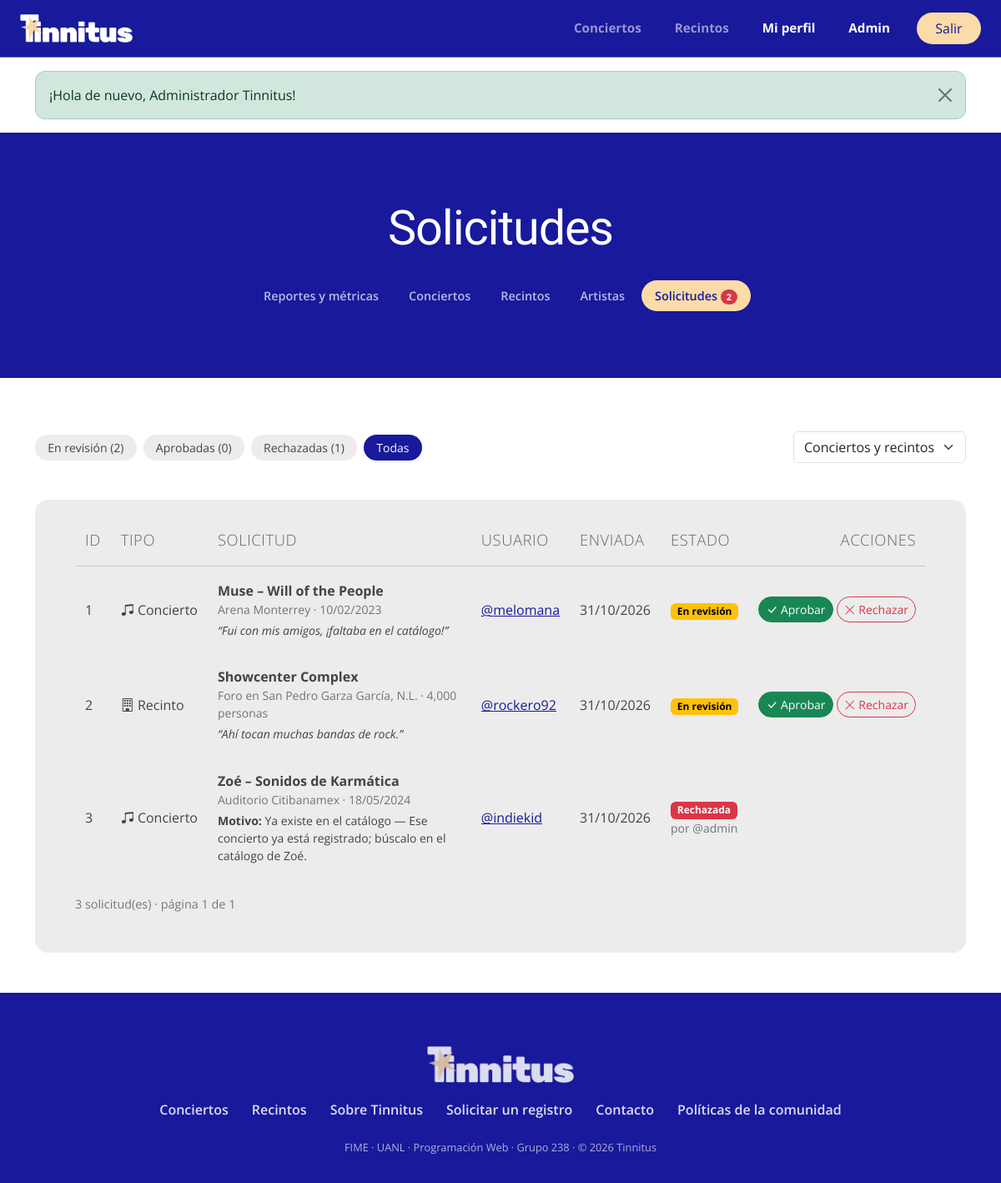
The app's page /admin-solicitudes.php?estado=todas (signed in) with its own data.
### tables this page shows
CREATE TABLE solicitudes (
    id              INT UNSIGNED AUTO_INCREMENT PRIMARY KEY,
    usuario_id      INT UNSIGNED NOT NULL,
    tipo            ENUM('concierto','recinto') NOT NULL,
    estado          ENUM('pendiente','aprobada','rechazada') NOT NULL DEFAULT 'pendiente',
    artista         VARCHAR(120) NULL,
    gira            VARCHAR(150) NULL,
    fecha           DATE         NULL,
    recinto_id      INT UNSIGNED NULL,
    nombre          VARCHAR(120) NULL,
    ciudad          VARCHAR(80)  NULL,
    capacidad       INT UNSIGNED NULL,
    tipo_recinto    ENUM('Estadio','Arena','Auditorio','Foro','Festival','Bar') NULL,
    comentario      VARCHAR(500) NULL,
    motivo_rechazo  VARCHAR(255) NULL,
    detalle_rechazo VARCHAR(255) NULL,
    creado_id       INT UNSIGNED NULL,
    revisado_por    INT UNSIGNED NULL,
    revisado_en     DATETIME     NULL,
    creado_en       DATETIME     NOT NULL DEFAULT CURRENT_TIMESTAMP,
    CONSTRAINT chk_solicitud_datos CHECK (
        (tipo = 'concierto' AND artista IS NOT NULL AND gira IS NOT NULL AND fecha IS NOT NULL AND recinto_id IS NOT NULL)
        OR (tipo = 'recinto' AND nombre IS NOT NULL AND ciudad IS NOT NULL AND tipo_recinto IS NOT NULL
            AND capacidad BETWEEN 1 AND 200000)),
    CONSTRAINT fk_solicitud_usuario FOREIGN KEY (usuario_id)
        REFERENCES usuarios(id) ON DELETE CASCADE,
    CONSTRAINT fk_solicitud_recinto FOREIGN KEY (recinto_id)
        REFERENCES recintos(id) ON DELETE CASCADE,
    CONSTRAINT fk_solicitud_revisor FOREIGN KEY (revisado_por)
        REFERENCES usuarios(id) ON DELETE SET NULL,
    INDEX idx_solicitudes_estado (estado)
);

CREATE TABLE recintos (
    id         INT UNSIGNED AUTO_INCREMENT PRIMARY KEY,
    nombre     VARCHAR(120) NOT NULL,
    ciudad     VARCHAR(80)  NOT NULL,
    capacidad  INT UNSIGNED NOT NULL,
    tipo       ENUM('Estadio','Arena','Auditorio','Foro','Festival','Bar') NOT NULL,
    estado     ENUM('activo','inactivo') NOT NULL DEFAULT 'activo',
    CONSTRAINT chk_capacidad CHECK (capacidad BETWEEN 1 AND 200000),
    CONSTRAINT uq_recinto UNIQUE (nombre, ciudad)
);

CREATE TABLE usuarios (
    id             INT UNSIGNED AUTO_INCREMENT PRIMARY KEY,
    nombre         VARCHAR(100)  NOT NULL,
    username       VARCHAR(30)   NOT NULL UNIQUE,
    email          VARCHAR(150)  NOT NULL UNIQUE,
    password_hash  VARCHAR(255)  NOT NULL,
    rol            ENUM('usuario','admin') NOT NULL DEFAULT 'usuario',
    bio            VARCHAR(500)  NULL,
    avatar_url     VARCHAR(500)  NULL,
    intentos_fallidos TINYINT UNSIGNED NOT NULL DEFAULT 0,
    bloqueado_hasta   DATETIME   NULL,
    creado_en      DATETIME      NOT NULL DEFAULT CURRENT_TIMESTAMP,
    CONSTRAINT chk_username CHECK (username REGEXP '^[a-z0-9_]{3,30}$')
);

### includes/auth.php (called while the page is built, shortened)
<?php
require_once __DIR__ . '/db.php';
function url(string $path = ''): string
{
    return BASE_URL . '/' . ltrim($path, '/');
}
function e(?string $text): string
{
    return htmlspecialchars($text ?? '', ENT_QUOTES, 'UTF-8');
}
function paginar(int $total, int $porPagina): array
{
    $paginas = max(1, (int) ceil($total / $porPagina));
    $pagina = min(max(1, (int) ($_GET['pagina'] ?? 1)), $paginas);
    return [$pagina, $paginas, ($pagina - 1) * $porPagina];
}

### includes/db.php (called while the page is built, shortened)
<?php
function db(): PDO
{
    static $pdo = null;
    if ($pdo === null) {
        $dsn = 'mysql:host=' . DB_HOST . ';port=' . DB_PORT . ';dbname=' . DB_NAME . ';charset=utf8mb4';
        $pdo = new PDO($dsn, DB_USER, DB_PASS, [
            PDO::ATTR_ERRMODE            => PDO::ERRMODE_EXCEPTION,
            PDO::ATTR_DEFAULT_FETCH_MODE => PDO::FETCH_ASSOC,
            PDO::ATTR_EMULATE_PREPARES   => false,
        ]);
    }
    return $pdo;
}
function q(string $sql, array $params = []): PDOStatement
{
    $stmt = db()->prepare($sql);
    $stmt->execute($params);
    return $stmt;
}

### admin-solicitudes.php (the view, shortened to what this page needs)
<?php
require_once __DIR__ . '/includes/solicitudes.php';
$estado = in_array($_GET['estado'] ?? 'pendiente', ['pendiente', 'aprobada', 'rechazada', 'todas'], true) ? ($_GET['estado'] ?? 'pendiente') : 'pendiente';
$cond = [];
$params = [];
$where = $cond ? 'WHERE ' . implode(' AND ', $cond) : '';
$total = (int) q("SELECT COUNT(*) FROM solicitudes s $where", $params)->fetchColumn();
[$pagina, $paginas, $offset] = paginar($total, 10);
$solicitudes = q("SELECT s.*, u.username, r.nombre AS recinto, rev.username AS revisor
                  FROM solicitudes s
                  JOIN usuarios u ON u.id = s.usuario_id
                  LEFT JOIN recintos r ON r.id = s.recinto_id
                  LEFT JOIN usuarios rev ON rev.id = s.revisado_por
                  $where ORDER BY s.estado = 'pendiente' DESC, s.creado_en DESC
                  LIMIT 10 OFFSET $offset", $params)->fetchAll();
$conteo = q("SELECT estado, COUNT(*) FROM solicitudes GROUP BY estado")->fetchAll(PDO::FETCH_KEY_PAIR);
function solicitudes_url(array $cambios): string
{
    return url('admin-solicitudes.php?' . http_build_query(array_merge($_GET, ['pagina' => null], $cambios)));
}
require __DIR__ . '/includes/header.php';
require __DIR__ . '/includes/admin-nav.php';
?>
<div class="container">
    <div class="admin-toolbar">
        <div class="chip-row" aria-label="Filtrar por estado">
            <?php foreach (['pendiente' => 'En revisión', 'aprobada' => 'Aprobadas', 'rechazada' => 'Rechazadas', 'todas' => 'Todas'] as $valor => $texto): ?>
                <a class="chip-filter <?= $estado === $valor ? 'active' : '' ?>" href="<?= solicitudes_url(['estado' => $valor]) ?>">
                    <?= $texto ?><?= $valor !== 'todas' ? ' (' . ($conteo[$valor] ?? 0) . ')' : '' ?>
                </a>
            <?php endforeach; ?>
        </div>
        <div class="extra">
            <select class="form-select" aria-label="Tipo" onchange="location.href = this.value">
                <option value="<?= solicitudes_url(['tipo' => '']) ?>">Conciertos y recintos</option>
            </select>
        </div>
    </div>
    <div class="card-table mb-5">
        <div class="table-responsive">
            <table class="table align-middle" id="tabla">
                <thead><tr><th>ID</th><th>Tipo</th><th>Solicitud</th><th>Usuario</th><th>Enviada</th><th>Estado</th><th class="acciones">Acciones</th></tr></thead>
                <tbody>
                <?php foreach ($solicitudes as $s): ?>
                    <tr data-id="<?= $s['id'] ?>" data-resumen="<?= e(resumen_solicitud($s)) ?>">
                        <td><?= $s['id'] ?></td>
                        <td class="text-nowrap"><i class="bi <?= $s['tipo'] === 'concierto' ? 'bi-music-note-beamed' : 'bi-building' ?>"></i> <?= ucfirst($s['tipo']) ?></td>
                        <td style="min-width: 260px">
                            <strong><?= e($s['tipo'] === 'concierto' ? $s['artista'] . ' – ' . $s['gira'] : $s['nombre']) ?></strong>
                            <div class="small text-secondary"><?= e(detalle_solicitud($s)) ?></div>
                            <?php if ($s['comentario']): ?><div class="small fst-italic mt-1">“<?= e($s['comentario']) ?>”</div><?php endif; ?>
                            <?php if ($s['motivo_rechazo']): ?><div class="small mt-1"><?= texto_rechazo($s) ?></div><?php endif; ?>
                        </td>
                        <td><a href="<?= url('profile.php?u=' . urlencode($s['username'])) ?>">@<?= e($s['username']) ?></a></td>
                        <td class="text-nowrap"><?= date('d/m/Y', strtotime($s['creado_en'])) ?></td>
                        <td>
                            <?= badge_estado_solicitud($s['estado']) ?>
                            <?php if ($s['revisor']): ?><div class="small text-secondary">por @<?= e($s['revisor']) ?></div><?php endif; ?>
                        </td>
                        <td class="acciones">
                            <?php if ($s['estado'] === 'pendiente'): ?>
                                <button class="btn btn-sm btn-success btn-aprobar" title="Aprobar y agregar al catálogo"><i class="bi bi-check-lg"></i> Aprobar</button>
                                <button class="btn btn-sm btn-outline-danger btn-rechazar" title="Rechazar"><i class="bi bi-x-lg"></i> Rechazar</button>
                            <?php elseif ($s['estado'] === 'aprobada' && $s['creado_id']): ?>
                                <a class="btn btn-sm btn-light" href="<?= url(($s['tipo'] === 'concierto' ? 'event-details.php' : 'recinto.php') . '?id=' . $s['creado_id']) ?>">Ver registro</a>
                            <?php endif; ?>
                        </td>
                    </tr>
                <?php endforeach; ?>
                </tbody>
            </table>
        </div>
        <div class="pie">
            <span><?= $total ?> solicitud(es) · página <?= $pagina ?> de <?= $paginas ?></span>
        </div>
    </div>
</div>
<?php require __DIR__ . '/includes/footer.php'; ?>

### includes/solicitudes.php (shortened to what this page needs)
<?php
require_once __DIR__ . '/auth.php';
function resumen_solicitud(array $s): string
{
    if ($s['tipo'] === 'concierto') {
        return $s['artista'] . ' – ' . $s['gira'] . ' · ' . ($s['recinto'] ?? 'recinto #' . $s['recinto_id']) . ' · ' . date('d/m/Y', strtotime($s['fecha']));
    }
    return $s['nombre'] . ' · ' . $s['tipo_recinto'] . ' en ' . $s['ciudad'] . ' · ' . number_format($s['capacidad']) . ' personas';
}
function detalle_solicitud(array $s): string
{
    if ($s['tipo'] === 'concierto') {
        return ($s['recinto'] ?? 'recinto #' . $s['recinto_id']) . ' · ' . date('d/m/Y', strtotime($s['fecha']));
    }
    return $s['tipo_recinto'] . ' en ' . $s['ciudad'] . ' · ' . number_format($s['capacidad']) . ' personas';
}
function badge_estado_solicitud(string $estado): string
{
    return match ($estado) {
        'aprobada'  => '<span class="badge text-bg-success">Aprobada</span>',
        'rechazada' => '<span class="badge text-bg-danger">Rechazada</span>',
        default     => '<span class="badge text-bg-warning">En revisión</span>',
    };
}
function texto_rechazo(array $s): string
{
    $html = '<strong>Motivo:</strong> ' . e($s['motivo_rechazo']);
    if (!empty($s['detalle_rechazo'])) $html .= ' — ' . e($s['detalle_rechazo']);
    return $html;
}

### assets/css/styles.css (style rules this page uses)
:root { --tn-indigo: #18199b; --tn-indigo-dark: #18199b; --tn-peach: #fbdba7; --tn-star: #f5c242; --tn-card: #ececec; --tn-box: #d9d9d9; --tn-text: #111111; --tn-muted: #7a7a7a; --bs-primary: #18199b; --bs-primary-rgb: 24, 25, 155; --bs-link-color: #18199b; --bs-link-color-rgb: 24, 25, 155; }
body { font-family: 'Open Sans', system-ui, sans-serif; background: #fff; color: var(--tn-text); min-height: 100vh; display: flex; flex-direction: column; }
a { color: var(--tn-indigo); }
.btn { border-radius: 999px; }
.chip-row { display: flex; flex-wrap: wrap; gap: .5rem; }
.chip-filter { padding: .3rem .95rem; border-radius: 999px; background: var(--tn-card); color: #444; text-decoration: none; font-size: .875rem; }
.chip-filter.active { background: var(--tn-indigo); color: #fff; }
.admin-toolbar { display: flex; flex-wrap: wrap; align-items: center; gap: 1rem 4.5rem; margin: 4rem 0 2.75rem; }
.admin-toolbar .extra { margin-left: auto; display: flex; gap: .75rem; flex-wrap: wrap; }
.card-table { background: var(--tn-card); border-radius: 16px; padding: 1rem 1rem 2rem; }
@media (min-width: 1200px) { .card-table { padding: 1rem 3rem 3rem; } }
.card-table .table { --bs-table-bg: transparent; margin-bottom: 0; }
.card-table thead th { font-weight: 300; color: #666; font-size: 1.15rem; letter-spacing: .03em; text-transform: uppercase; border-bottom: 1px solid #c8c8c8; padding: 1.1rem .75rem; white-space: nowrap; }
.card-table tbody td { border: none; padding: 1.05rem .75rem; color: #444; }
.card-table .acciones { white-space: nowrap; text-align: right; }
.card-table .pie { color: #777; font-size: .9rem; padding-top: 1.25rem; display: flex; justify-content: space-between; flex-wrap: wrap; gap: .5rem; }

### records on screen
solicitudes: id "1", tipo "Concierto", tipo+artista+gira "Muse – Will of the People", detalle_solicitud($s) "Arena Monterrey · 10/02/2023", comentario "Fui con mis amigos, ¡faltaba en el catálogo!", usuario.username "melomana", creado_en "31/10/2026", estado "En revisión", shows "Aprobar"
solicitudes: id "2", tipo "Recinto", nombre "Showcenter Complex", detalle_solicitud($s) "Foro en San Pedro Garza García, N.L. · 4,000 personas", comentario "Ahí tocan muchas bandas de rock.", usuario.username "rockero92", creado_en "31/10/2026", estado "En revisión", shows "Aprobar"
solicitudes: id "3", tipo "Concierto", tipo+artista+gira "Zoé – Sonidos de Karmática", detalle_solicitud($s) "Auditorio Citibanamex · 18/05/2024", motivo_rechazo "Ya existe en el catálogo", detalle_rechazo "— Ese concierto ya está registrado; búscalo en el catálogo de Zoé.", usuario.username "indiekid", creado_en "31/10/2026", estado "Rechazada", revisado_por.username "admin"

### other values on screen
$f['message'] "¡Hola de nuevo, Administrador Tinnitus!"
$adminTitle "Solicitudes"
$label "Reportes y métricas"
$label "Conciertos"
$label "Recintos"
$label "Artistas"
$label "Solicitudes"
$solicitudesPendientes "2"
$texto "En revisión"
$conteo[$valor] "2"
$texto "Aprobadas"
$conteo[$valor] "0"
$texto "Rechazadas"
$conteo[$valor] "1"
$texto "Todas"
